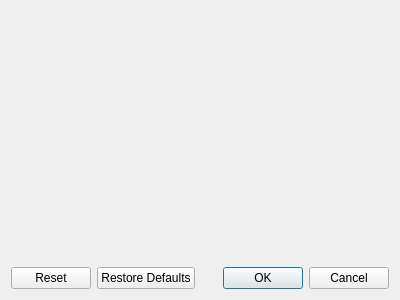
<?xml version="1.0" encoding="UTF-8"?>
<ui version="4.0">
 <class>Dialog</class>
 <widget class="QDialog" name="Dialog">
  <property name="geometry">
   <rect>
    <x>0</x>
    <y>0</y>
    <width>400</width>
    <height>300</height>
   </rect>
  </property>
  <property name="windowTitle">
   <string>Edit Parameters</string>
  </property>
  <layout class="QVBoxLayout" name="verticalLayout">
   <item>
    <widget class="QScrollArea" name="scrollArea">
     <property name="frameShape">
      <enum>QFrame::NoFrame</enum>
     </property>
     <property name="widgetResizable">
      <bool>true</bool>
     </property>
     <widget class="QWidget" name="container">
      <property name="geometry">
       <rect>
        <x>0</x>
        <y>0</y>
        <width>376</width>
        <height>236</height>
       </rect>
      </property>
     </widget>
    </widget>
   </item>
   <item>
    <widget class="QDialogButtonBox" name="buttonBox">
     <property name="orientation">
      <enum>Qt::Horizontal</enum>
     </property>
     <property name="standardButtons">
      <set>QDialogButtonBox::Cancel|QDialogButtonBox::Ok|QDialogButtonBox::Reset|QDialogButtonBox::RestoreDefaults</set>
     </property>
    </widget>
   </item>
  </layout>
 </widget>
 <resources>
  <include location="tango.qrc"/>
 </resources>
 <connections>
  <connection>
   <sender>buttonBox</sender>
   <signal>accepted()</signal>
   <receiver>Dialog</receiver>
   <slot>accept()</slot>
   <hints>
    <hint type="sourcelabel">
     <x>248</x>
     <y>254</y>
    </hint>
    <hint type="destinationlabel">
     <x>157</x>
     <y>274</y>
    </hint>
   </hints>
  </connection>
  <connection>
   <sender>buttonBox</sender>
   <signal>rejected()</signal>
   <receiver>Dialog</receiver>
   <slot>reject()</slot>
   <hints>
    <hint type="sourcelabel">
     <x>316</x>
     <y>260</y>
    </hint>
    <hint type="destinationlabel">
     <x>286</x>
     <y>274</y>
    </hint>
   </hints>
  </connection>
 </connections>
</ui>
